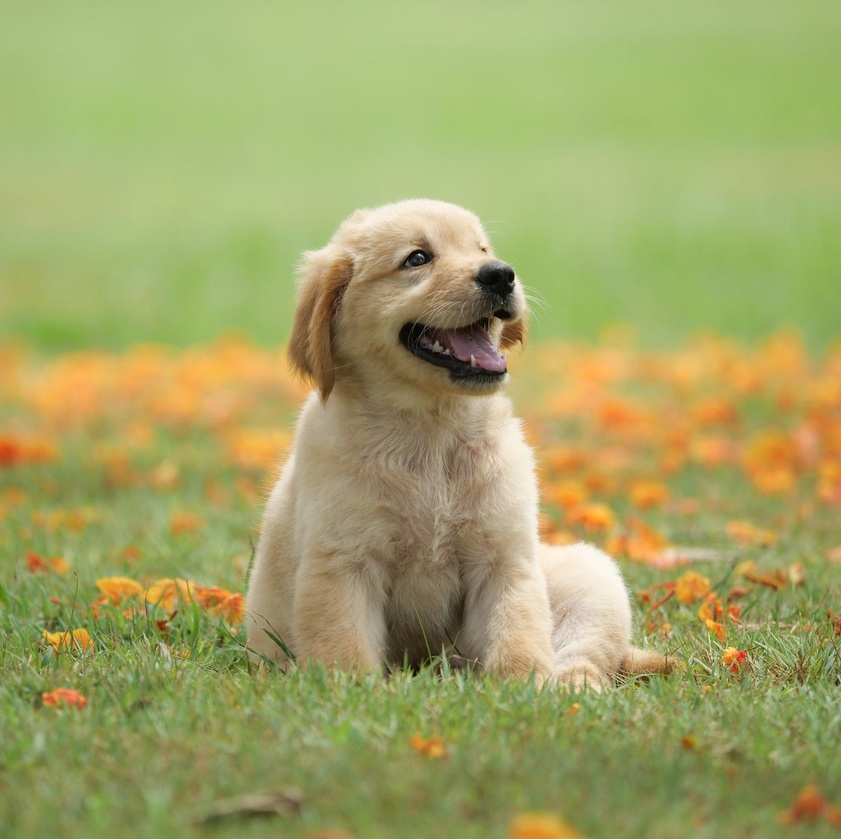
#> input picture dog.jpg, 841 x 839 px, shrunk from 1200 x 1197 before the run
$ python sketch.py
#> lines starting #> are read from the running program, lines starting #| are printed output that depends on the picture

""" Vinit Shah

Data Science Intern at Let's Grow More LGMVIP Mar 23

Image to Pencil Sketch with Python """


# Importing Libraries
import cv2

# Reading the original image
image = cv2.imread('dog.jpg')
#> image is the input picture: shape (839, 841, 3); mean B, G, R 102.4, 164.3, 161.9

# Displaying Original Image
cv2.imshow("Original Image", image)
cv2.waitKey(0)

# Reading the black and white image
b_and_w_image = cv2.cvtColor(image, cv2.COLOR_BGR2GRAY)
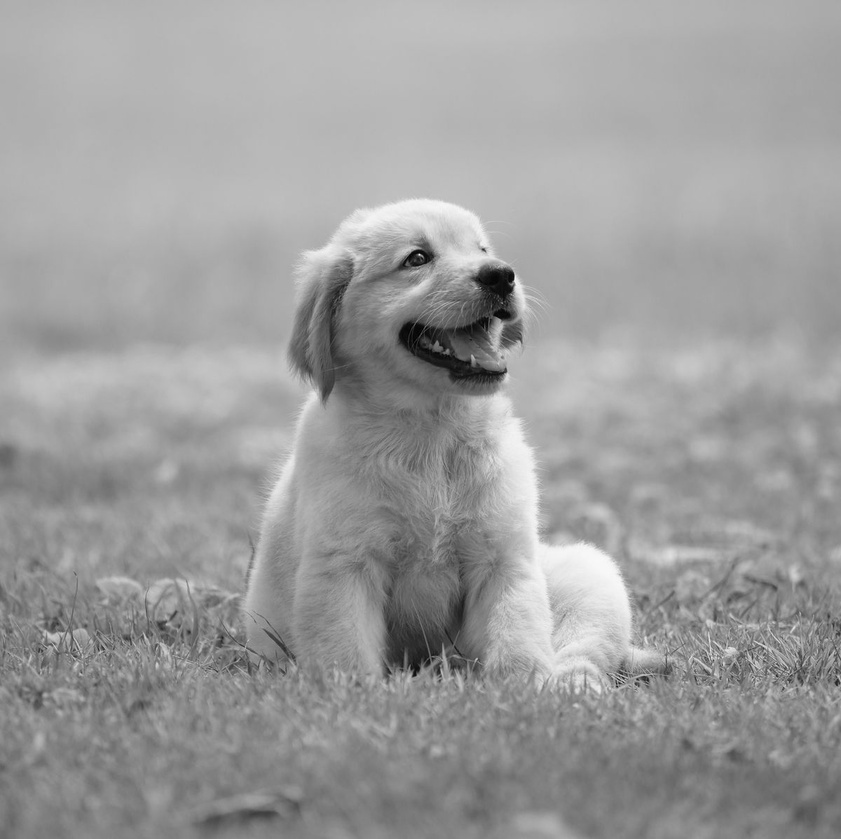
#> b_and_w_image: shape (839, 841); min 0, max 250, mean 156.5

# Displaying Black And White Image
cv2.imshow("Black and White Image", b_and_w_image)
cv2.waitKey(0)

# Inverting the image
inverted_image = 255 - b_and_w_image
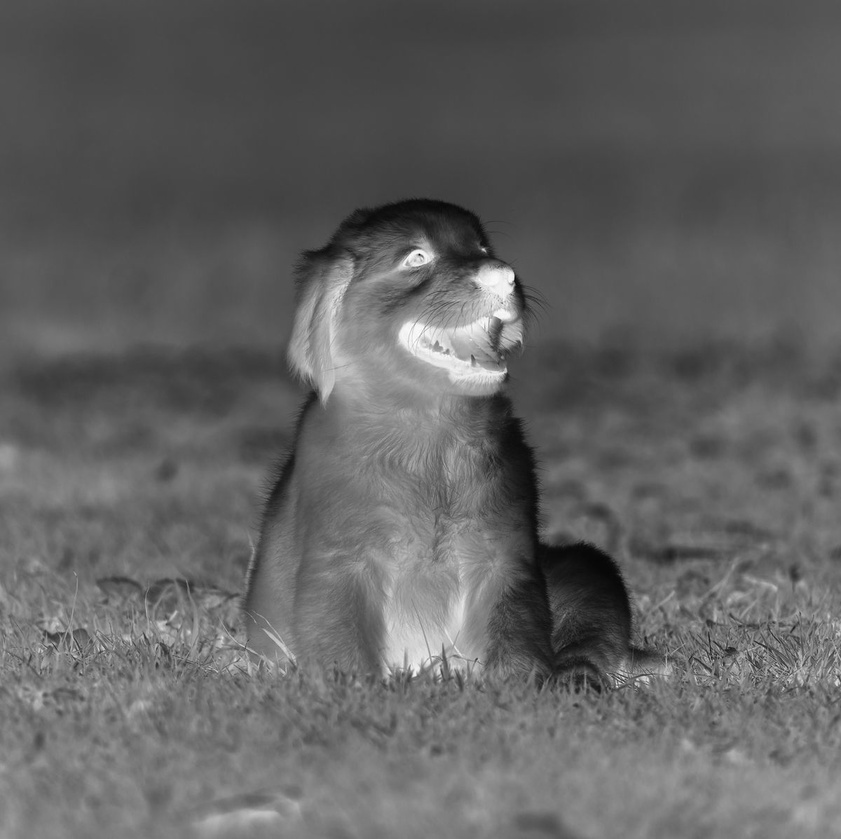
#> inverted_image: shape (839, 841); min 5, max 255, mean 98.5

# Displaying Inverted Image
cv2.imshow("Inverted Image", inverted_image)
cv2.waitKey()

# Blurring the image
blurred = cv2.GaussianBlur(inverted_image, (21, 21), 0)

# Inverting the Blurred Image
inverted_blurred = 255 - blurred

# Creating the Pencil Sketch image
pencil_sketch = cv2.divide(b_and_w_image, inverted_blurred, scale=256.0)
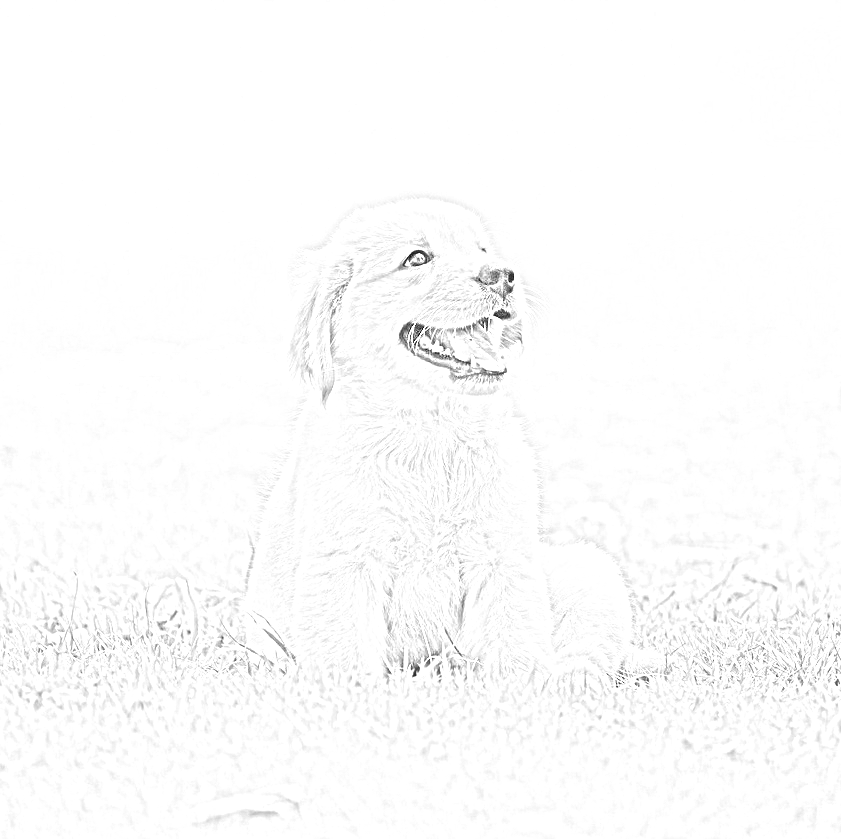
#> pencil_sketch: shape (839, 841); min 0, max 255, mean 251.9

# Displaying Sketch Image
cv2.imshow("Sketch Image", pencil_sketch)
cv2.waitKey(0)

# Displaying Original Image
cv2.imshow("Original Image", image)

# Displaying Sketch Image
cv2.imshow("Pencil Sketch Image", pencil_sketch)
cv2.waitKey(0)
